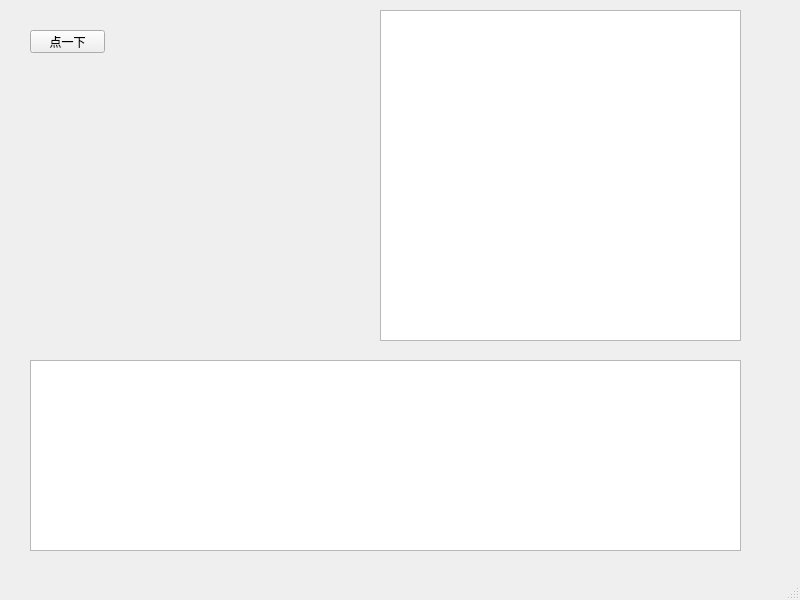
<?xml version="1.0" encoding="UTF-8"?>
<ui version="4.0">
 <class>MainWindow</class>
 <widget class="QMainWindow" name="MainWindow">
  <property name="geometry">
   <rect>
    <x>0</x>
    <y>0</y>
    <width>800</width>
    <height>600</height>
   </rect>
  </property>
  <property name="windowTitle">
   <string>MainWindow</string>
  </property>
  <widget class="QWidget" name="centralwidget">
   <widget class="QPushButton" name="pushButton">
    <property name="geometry">
     <rect>
      <x>30</x>
      <y>30</y>
      <width>75</width>
      <height>23</height>
     </rect>
    </property>
    <property name="text">
     <string>点一下</string>
    </property>
   </widget>
   <widget class="QListWidget" name="imageList">
    <property name="geometry">
     <rect>
      <x>380</x>
      <y>10</y>
      <width>361</width>
      <height>331</height>
     </rect>
    </property>
   </widget>
   <widget class="QListWidget" name="exifList">
    <property name="geometry">
     <rect>
      <x>30</x>
      <y>360</y>
      <width>711</width>
      <height>191</height>
     </rect>
    </property>
   </widget>
  </widget>
  <widget class="QMenuBar" name="menubar">
   <property name="geometry">
    <rect>
     <x>0</x>
     <y>0</y>
     <width>800</width>
     <height>21</height>
    </rect>
   </property>
  </widget>
  <widget class="QStatusBar" name="statusbar"/>
 </widget>
 <resources/>
 <connections/>
</ui>
